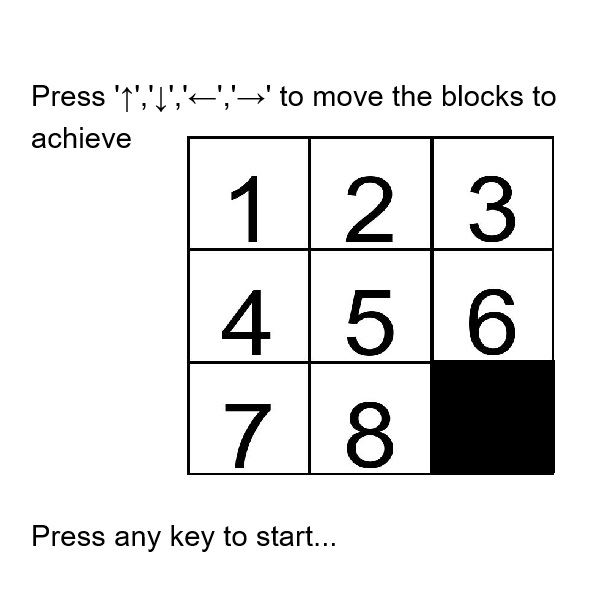
//> input picture build/pic/start.jpg, 600 x 600 px
$ ./main   (built with g++ and OpenCV 4)
//> lines starting //> are read from the running program, lines starting //| are printed output that depends on the picture
### include.h
#pragma once

#include <opencv2/opencv.hpp>
#include <iostream>
#include <vector>
#include <random>

#define GRID_SIZE 3
#define TILE_SIZE 200
#define KEY_UP 2490368
#define KEY_DOWN 2621440
#define KEY_LEFT 2424832
#define KEY_RIGHT 2555904

struct Tile
{
    cv::Mat image;      // 存储图像块
    cv::Point position; // 图像块在网格中的位置
    bool isEmpty;       // 是否为空白块
};

struct DirectionsAllowed
{
    bool isUpAllowed;
    bool isDownAllowed;
    bool isLeftAllowed;
    bool isRightAllowed;
};

// ImageProcess.cpp
cv::Mat ResizeImage(cv::Mat image, int width, int height);
std::vector<Tile> SpliteImage(cv::Mat image);
std::vector<Tile> ShuffleTiles(std::vector<Tile> &tiles);
void DrawTiles(cv::Mat &canvas, const std::vector<Tile> &tiles);

// MathProcess.cpp
int PointToInt(cv::Point point);
std::vector<int> PointsToInts(std::vector<Tile> &tiles);
int Calculateinversions(std::vector<int> numbers);

// InputProcess.cpp
int GetEmptyIndex(std::vector<Tile> tiles);
bool IsKeyLegit(std::vector<Tile> tiles, int key);

### MathProcess.cpp
#include "include.h"

int PointToInt(cv::Point point)
{
    if (point.x == 0 && point.y == 0)
        return 1;
    else if (point.x == 1 && point.y == 0)
        return 2;
    else if (point.x == 2 && point.y == 0)
        return 3;
    else if (point.x == 0 && point.y == 1)
        return 4;
    else if (point.x == 1 && point.y == 1)
        return 5;
    else if (point.x == 2 && point.y == 1)
        return 6;
    else if (point.x == 0 && point.y == 2)
        return 7;
    else if (point.x == 1 && point.y == 2)
        return 8;
    else
    {
        std::cerr << "Error: PointToInt failed." << std::endl;
        return -1;
    }
}

std::vector<int> PointsToInts(std::vector<Tile> &tiles)
{
    std::vector<int> result;
    for (int i = 0; i < tiles.size() - 1; i++)
    {
        result.push_back(PointToInt(tiles[i].position));
    }

    return result;
}

int Calculateinversions(std::vector<int> numbers)
{
    int result = 0;
    for (int i = 0; i < numbers.size(); i++)
    {
        int temp = 0;
        for (int j = i + 1; j < numbers.size(); j++)
        {
            if (numbers[j] < numbers[i])
            {
                temp++;
            }
            else
            {
                continue;
            }
        }
        result += temp;
    }

    return result;
}

### InputProcess.cpp
#include "include.h"

std::vector<DirectionsAllowed> isDirectionsAllowed =
    {
        // up, down, left, right
        {true, false, true, false},
        {true, false, true, true},
        {true, false, false, true},
        {true, true, true, false},
        {true, true, true, true},
        {true, true, false, true},
        {false, true, true, false},
        {false, true, true, true},
        {false, true, false, true}};

int GetEmptyIndex(std::vector<Tile> tiles)
{
    for (int i = 0; i < tiles.size(); i++)
    {
        if (tiles[i].isEmpty == true)
        {
            return i;
        }
    }

    std::cout << "Error: No empty tile found" << std::endl;
    return -1;
}

bool IsKeyLegit(std::vector<Tile> tiles, int key)
{
    int index = GetEmptyIndex(tiles);
    if (key == KEY_UP)
    {
        return isDirectionsAllowed[index].isUpAllowed ? true : false;
    }
    else if (key == KEY_DOWN)
    {
        return isDirectionsAllowed[index].isDownAllowed ? true : false;
    }
    else if (key == KEY_LEFT)
    {
        return isDirectionsAllowed[index].isLeftAllowed ? true : false;
    }
    else if (key == KEY_RIGHT)
    {
        return isDirectionsAllowed[index].isRightAllowed ? true : false;
    }
    else if (key == -1)
    {
        exit(0);
    }
    else
    {
        return false;
    }
}

### ImageProcess.cpp
#include "include.h"

cv::Mat ResizeImage(cv::Mat image, int width, int height)
{
    cv::Mat resizedImage;
    cv::resize(image, resizedImage, cv::Size(width, height));
    return resizedImage;
}

std::vector<Tile> SpliteImage(cv::Mat image)
{
    std::vector<Tile> tiles;
    for (int x = 0; x < GRID_SIZE; x++)
    {
        for (int y = 0; y < GRID_SIZE; y++)
        {
            cv::Rect positions(x * TILE_SIZE, y * TILE_SIZE, TILE_SIZE, TILE_SIZE);
            tiles.push_back({image(positions).clone(), cv::Point(x, y), false});
        }
    }

    return tiles;
}

std::vector<Tile> ShuffleTiles(std::vector<Tile> &tiles)
{
    std::vector<Tile> shuffledTiles = tiles;
    for (;;)
    {
        std::random_device rd;
        std::mt19937 g(rd());
        std::shuffle(shuffledTiles.begin(), shuffledTiles.end() - 1, g); // 最后1个一开始不显示，所以不用打乱

        if (Calculateinversions(PointsToInts(shuffledTiles)) % 2 == 0)
        {
            // std::cout << "The inverse ordinal number is even, shuffled successfully!" << std::endl;
            return shuffledTiles; // 只返回逆序数为偶数的打乱结果
            break;
        }

        // std::cout << "The inverse ordinal number is not even, shuffling again..." << std::endl;
    }
}

void DrawTiles(cv::Mat &canvas, const std::vector<Tile> &tiles)
{
    int index = 0;
    for (int y = 0; y < GRID_SIZE; ++y)
    {
        for (int x = 0; x < GRID_SIZE; ++x)
        {
            if (!tiles[index].isEmpty)
            {
                cv::Rect roi(x * TILE_SIZE, y * TILE_SIZE, TILE_SIZE, TILE_SIZE);
                tiles[index].image.copyTo(canvas(roi));
            }
            index++;
        }
    }
}

### main.cpp
#include "include.h"

bool ifWon(std::vector<Tile> tiles)
{
    if (tiles[0].position == cv::Point(0, 0) &&
        tiles[1].position == cv::Point(1, 0) &&
        tiles[2].position == cv::Point(2, 0) &&
        tiles[3].position == cv::Point(0, 1) &&
        tiles[4].position == cv::Point(1, 1) &&
        tiles[5].position == cv::Point(2, 1) &&
        tiles[6].position == cv::Point(0, 2) &&
        tiles[7].position == cv::Point(1, 2))
    {
        return true;
    }
    else
    {
        return false;
    }
}

void Won()
{
    std::cout << "You win!" << std::endl;
    cv::Mat winImage = cv::imread("pic/win.jpg");
    cv::imshow("Number Slider Puzzle", winImage);
    cv::waitKey(0);
}

int main(int argc, char *argv[])
{
    cv::Mat startImage = cv::imread("pic/start.jpg");
//> startImage is the input picture: 600 rows x 600 cols, CV_8UC3; min 0, max 255, mean 230.2
    cv::imshow("Number Slider Puzzle", startImage);
    cv::waitKey(0);

    cv::Mat originalImage = cv::imread("pic/numbers.jpg");
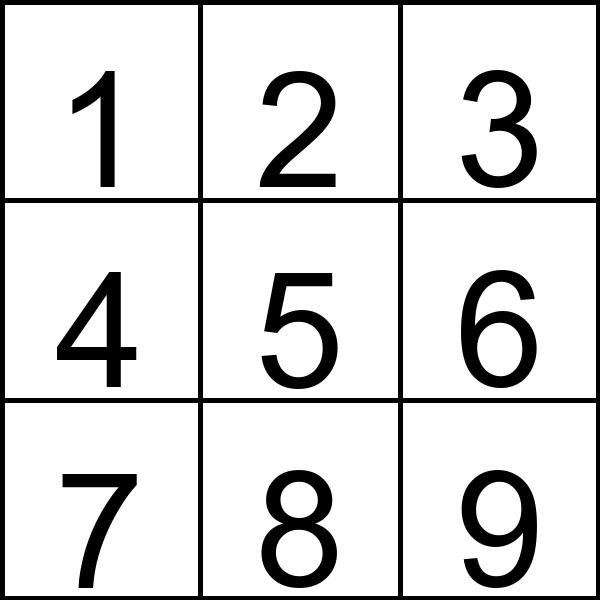
//> input picture build/pic/numbers.jpg, 600 x 600 px
//> originalImage is the input picture: 600 rows x 600 cols, CV_8UC3; min 0, max 255, mean 217.5
    if (originalImage.empty())
    {
        std::cerr << "Could not open or find the image!" << std::endl;
        return -1;
    }

    cv::Mat resizedImage = ResizeImage(originalImage, TILE_SIZE * GRID_SIZE, TILE_SIZE * GRID_SIZE);
    std::vector<Tile> tiles = SpliteImage(resizedImage);
//> after the loop in SpliteImage, `for (int x = 0; x < GRID_SIZE; x++)`: tiles = 9 items
//> tiles = 9 items
    tiles.back().isEmpty = true;
    tiles = ShuffleTiles(tiles);

    cv::Mat canvas(GRID_SIZE * TILE_SIZE, GRID_SIZE * TILE_SIZE, originalImage.type());
    canvas.setTo(cv::Scalar::all(0));
    DrawTiles(canvas, tiles);
//> the loop in DrawTiles, `for (int y = 0; y < GRID_SIZE; ++y)` made 3 passes
//> index on passes 1 to 3: 3, 6, 9
//> after the loop in DrawTiles, `for (int y = 0; y < GRID_SIZE; ++y)`:
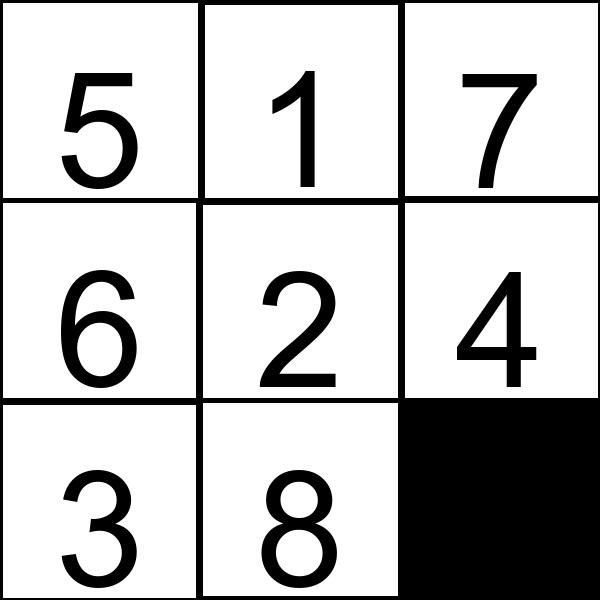
//> canvas: 600 rows x 600 cols, CV_8UC3; min 0, max 255, mean 194
//> after the loop in DrawTiles, `for (int y = 0; y < GRID_SIZE; ++y)`: index = 9

    cv::imshow("Number Slider Puzzle", canvas);

    for (;;)
    {
        int key = cv::waitKeyEx(0);
//> the Esc key is pressed
        if (IsKeyLegit(tiles, key))
//> the loop in GetEmptyIndex, `for (int i = 0; i < tiles.size(); i++)` made 9 passes
//> in IsKeyLegit, `int index = GetEmptyIndex(tiles);`: index = 8
        {
            int emptyBlock = GetEmptyIndex(tiles);
            if (key == KEY_UP)
            {
                std::swap(tiles[emptyBlock], tiles[emptyBlock + 3]);
                canvas.setTo(cv::Scalar::all(0));
                DrawTiles(canvas, tiles);
                cv::imshow("Number Slider Puzzle", canvas);
                if (ifWon(tiles))
                {
                    Won();
                    break;
                }
            }
            else if (key == KEY_DOWN)
            {
                std::swap(tiles[emptyBlock], tiles[emptyBlock - 3]);
                canvas.setTo(cv::Scalar::all(0));
                DrawTiles(canvas, tiles);
                cv::imshow("Number Slider Puzzle", canvas);
                if (ifWon(tiles))
                {
                    Won();
                    break;
                }
            }
            else if (key == KEY_LEFT)
            {
                std::swap(tiles[emptyBlock], tiles[emptyBlock + 1]);
                canvas.setTo(cv::Scalar::all(0));
                DrawTiles(canvas, tiles);
                cv::imshow("Number Slider Puzzle", canvas);
                if (ifWon(tiles))
                {
                    Won();
                    break;
                }
            }
            else if (key == KEY_RIGHT)
            {
                std::swap(tiles[emptyBlock], tiles[emptyBlock - 1]);
                canvas.setTo(cv::Scalar::all(0));
                DrawTiles(canvas, tiles);
                cv::imshow("Number Slider Puzzle", canvas);
                if (ifWon(tiles))
                {
                    Won();
                    break;
                }
            }
        }
        else
        {
            continue;
        }
    }
}
